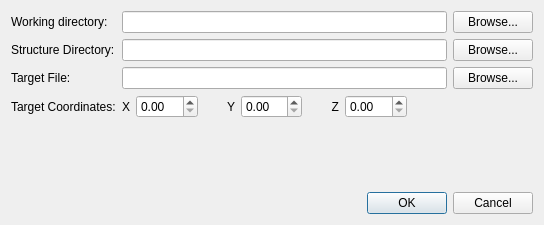
<?xml version="1.0" encoding="UTF-8"?>
<ui version="4.0">
 <class>CocrystalSuperPos</class>
 <widget class="QDialog" name="CocrystalSuperPos">
  <property name="geometry">
   <rect>
    <x>0</x>
    <y>0</y>
    <width>544</width>
    <height>225</height>
   </rect>
  </property>
  <property name="windowTitle">
   <string>Cocrystal Superposition</string>
  </property>
  <layout class="QVBoxLayout" name="verticalLayout">
   <item>
    <layout class="QGridLayout" name="gridLayout">
     <item row="1" column="0">
      <widget class="QLabel" name="label_2">
       <property name="text">
        <string>Structure Directory:</string>
       </property>
      </widget>
     </item>
     <item row="2" column="0">
      <widget class="QLabel" name="label_3">
       <property name="text">
        <string>Target File:</string>
       </property>
      </widget>
     </item>
     <item row="0" column="1">
      <widget class="QLineEdit" name="workingDirLineEdit"/>
     </item>
     <item row="1" column="1">
      <widget class="QLineEdit" name="structureLineEdit"/>
     </item>
     <item row="2" column="1">
      <widget class="QLineEdit" name="targetFileLineEdit"/>
     </item>
     <item row="0" column="2">
      <widget class="QPushButton" name="workingDirPushButton">
       <property name="text">
        <string>Browse...</string>
       </property>
      </widget>
     </item>
     <item row="1" column="2">
      <widget class="QPushButton" name="structurePushButton">
       <property name="text">
        <string>Browse...</string>
       </property>
      </widget>
     </item>
     <item row="0" column="0">
      <widget class="QLabel" name="label">
       <property name="text">
        <string>Working directory:</string>
       </property>
      </widget>
     </item>
     <item row="2" column="2">
      <widget class="QPushButton" name="targetFilePushButton">
       <property name="text">
        <string>Browse...</string>
       </property>
      </widget>
     </item>
     <item row="3" column="0">
      <widget class="QLabel" name="label_4">
       <property name="text">
        <string>Target Coordinates:</string>
       </property>
      </widget>
     </item>
     <item row="3" column="1">
      <layout class="QHBoxLayout" name="horizontalLayout">
       <item>
        <widget class="QLabel" name="label_5">
         <property name="text">
          <string>X</string>
         </property>
         <property name="alignment">
          <set>Qt::AlignRight|Qt::AlignTrailing|Qt::AlignVCenter</set>
         </property>
        </widget>
       </item>
       <item>
        <widget class="QDoubleSpinBox" name="xSpinBox">
         <property name="sizePolicy">
          <sizepolicy hsizetype="Minimum" vsizetype="Fixed">
           <horstretch>2</horstretch>
           <verstretch>0</verstretch>
          </sizepolicy>
         </property>
        </widget>
       </item>
       <item>
        <widget class="QLabel" name="label_6">
         <property name="sizePolicy">
          <sizepolicy hsizetype="Preferred" vsizetype="Preferred">
           <horstretch>1</horstretch>
           <verstretch>0</verstretch>
          </sizepolicy>
         </property>
         <property name="text">
          <string>Y</string>
         </property>
         <property name="alignment">
          <set>Qt::AlignRight|Qt::AlignTrailing|Qt::AlignVCenter</set>
         </property>
        </widget>
       </item>
       <item>
        <widget class="QDoubleSpinBox" name="ySpinBox">
         <property name="sizePolicy">
          <sizepolicy hsizetype="Minimum" vsizetype="Fixed">
           <horstretch>2</horstretch>
           <verstretch>0</verstretch>
          </sizepolicy>
         </property>
        </widget>
       </item>
       <item>
        <widget class="QLabel" name="label_7">
         <property name="sizePolicy">
          <sizepolicy hsizetype="Preferred" vsizetype="Preferred">
           <horstretch>1</horstretch>
           <verstretch>0</verstretch>
          </sizepolicy>
         </property>
         <property name="text">
          <string>Z</string>
         </property>
         <property name="alignment">
          <set>Qt::AlignRight|Qt::AlignTrailing|Qt::AlignVCenter</set>
         </property>
        </widget>
       </item>
       <item>
        <widget class="QDoubleSpinBox" name="zSpinBox">
         <property name="sizePolicy">
          <sizepolicy hsizetype="Minimum" vsizetype="Fixed">
           <horstretch>2</horstretch>
           <verstretch>0</verstretch>
          </sizepolicy>
         </property>
        </widget>
       </item>
       <item>
        <spacer name="horizontalSpacer">
         <property name="orientation">
          <enum>Qt::Horizontal</enum>
         </property>
         <property name="sizeType">
          <enum>QSizePolicy::Preferred</enum>
         </property>
         <property name="sizeHint" stdset="0">
          <size>
           <width>40</width>
           <height>20</height>
          </size>
         </property>
        </spacer>
       </item>
      </layout>
     </item>
    </layout>
   </item>
   <item>
    <spacer name="verticalSpacer">
     <property name="orientation">
      <enum>Qt::Vertical</enum>
     </property>
     <property name="sizeHint" stdset="0">
      <size>
       <width>20</width>
       <height>12</height>
      </size>
     </property>
    </spacer>
   </item>
   <item>
    <widget class="QDialogButtonBox" name="buttonBox">
     <property name="orientation">
      <enum>Qt::Horizontal</enum>
     </property>
     <property name="standardButtons">
      <set>QDialogButtonBox::Cancel|QDialogButtonBox::Ok</set>
     </property>
    </widget>
   </item>
  </layout>
 </widget>
 <tabstops>
  <tabstop>buttonBox</tabstop>
  <tabstop>workingDirLineEdit</tabstop>
  <tabstop>workingDirPushButton</tabstop>
  <tabstop>structureLineEdit</tabstop>
  <tabstop>structurePushButton</tabstop>
  <tabstop>targetFileLineEdit</tabstop>
  <tabstop>targetFilePushButton</tabstop>
  <tabstop>xSpinBox</tabstop>
  <tabstop>ySpinBox</tabstop>
  <tabstop>zSpinBox</tabstop>
 </tabstops>
 <resources/>
 <connections>
  <connection>
   <sender>buttonBox</sender>
   <signal>accepted()</signal>
   <receiver>CocrystalSuperPos</receiver>
   <slot>accept()</slot>
   <hints>
    <hint type="sourcelabel">
     <x>248</x>
     <y>254</y>
    </hint>
    <hint type="destinationlabel">
     <x>157</x>
     <y>274</y>
    </hint>
   </hints>
  </connection>
  <connection>
   <sender>buttonBox</sender>
   <signal>rejected()</signal>
   <receiver>CocrystalSuperPos</receiver>
   <slot>reject()</slot>
   <hints>
    <hint type="sourcelabel">
     <x>316</x>
     <y>260</y>
    </hint>
    <hint type="destinationlabel">
     <x>286</x>
     <y>274</y>
    </hint>
   </hints>
  </connection>
 </connections>
</ui>
